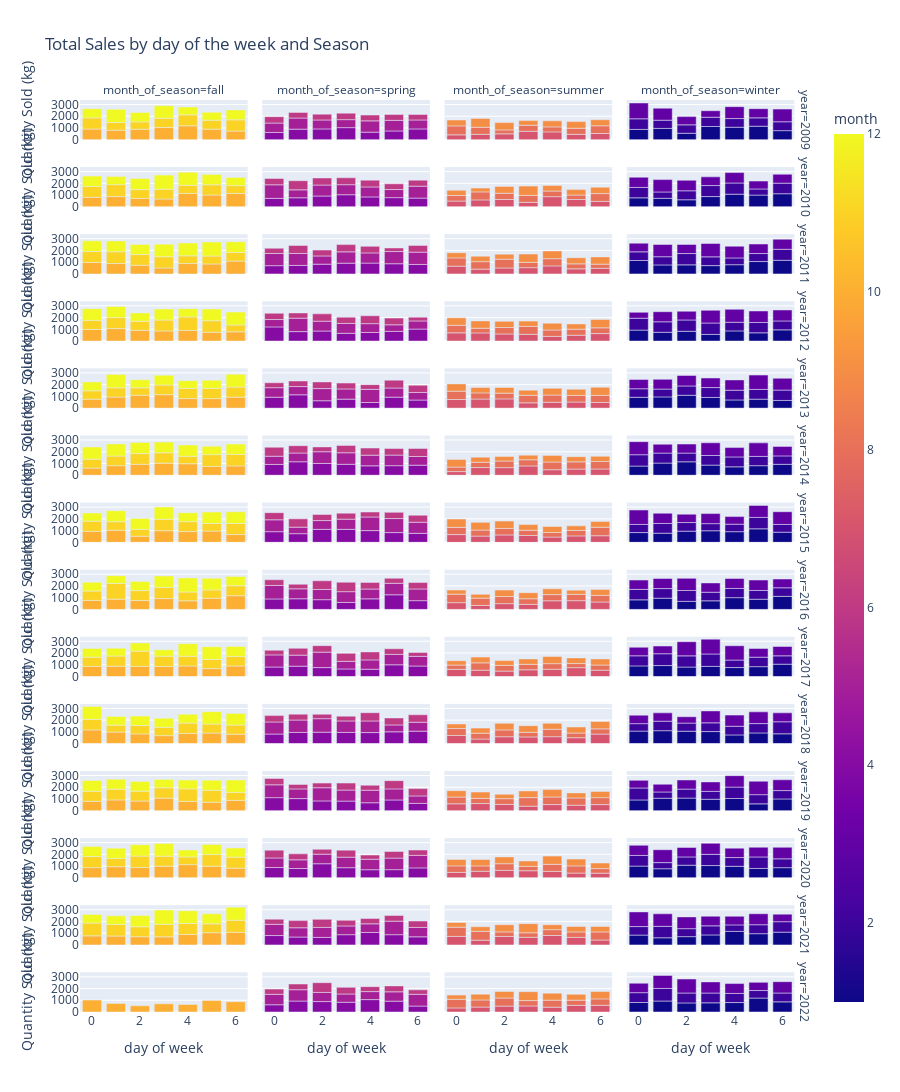

The notebook cell saved with this chart:
### Markdown cell above
### Examining the effect of day of week on sales volume

### Code cell
sales_category = df.groupby(["year" , "month_of_season" , "month" , "Season" , "day of week"])[["Quantity Sold (kg)"]].sum().reset_index()

fig = px.bar(sales_category , x = "day of week" , y ="Quantity Sold (kg)" , color = "month" , facet_col = "month_of_season"
             , facet_row = "year" , height = 3000 , title = "Total Sales by day of the week and Season"  )

fig.show()
